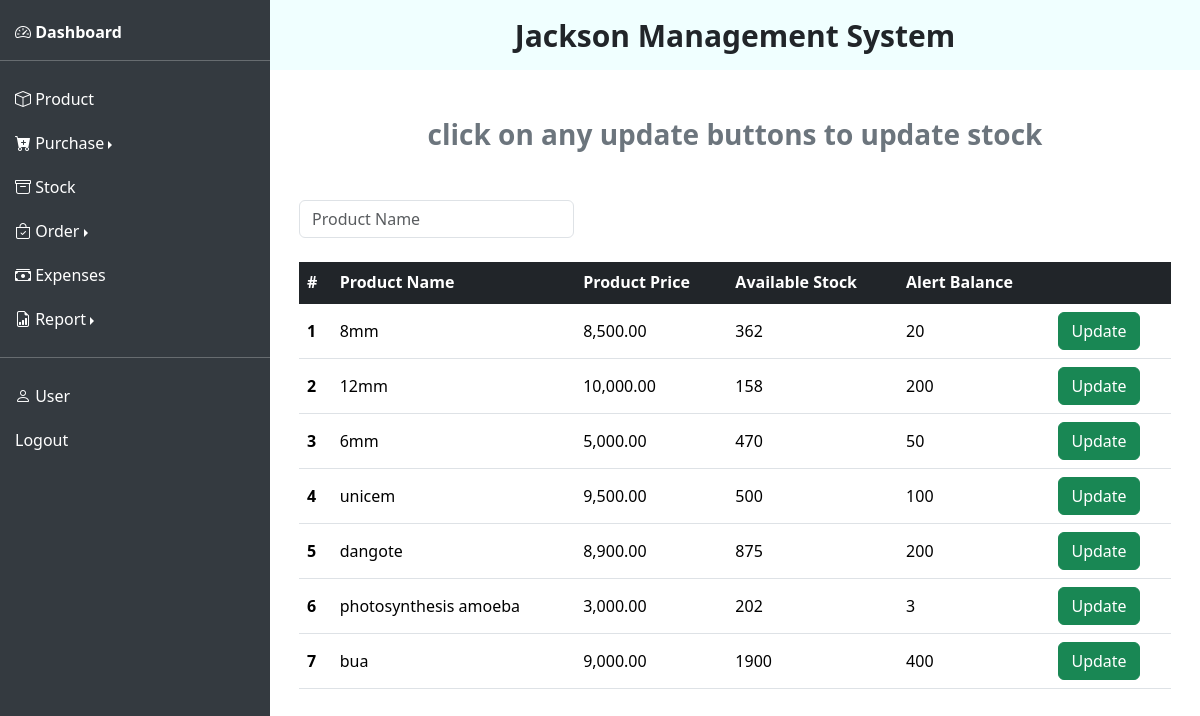
The app's page /stock with its own data.
### app/models.py (models this page shows)
class Stock(Base):
    __tablename__ = "stock"
    id: Mapped[int] = mapped_column(primary_key=True)
    product_id: Mapped[int] = mapped_column(ForeignKey("product.id"), unique=True)
    price: Mapped[float] = mapped_column(nullable=True)
    available_stock: Mapped[int]
    alert_balance: Mapped[int]
    product = relationship("Product", back_populates="stock")

class Product(Base):
    __tablename__ = "product"
    id: Mapped[int] = mapped_column(primary_key=True)
    product_name: Mapped[str] = mapped_column(unique=True, index=True)
    image_data: Mapped[bytes] = mapped_column(LargeBinary, nullable=True)
    purchases = relationship("Purchase", back_populates="product")
    stock = relationship("Stock", back_populates="product", uselist=False)
    orderitems = relationship("OrderItem", back_populates="product")

### app/router/update_stock.py (the view)
@router.get("/stock")
async def stock(request: Request, db: AsyncSession = Depends(get_db)):
    stocks = await crud_stock.get_all_stocks(db)
    return template.TemplateResponse("stock.html", {"request": request, "stocks": stocks})

### app/templates/stock.html (shortened to what this page needs)
{% extends "dashboard.html" %}
{% block content %}
    {% if stocks %}
        <div class="container-fluid position-relative">
            <div class="mb-5 text-secondary text-center"><h4 class="fw-bold fs-3">click on any update buttons to update stock</h4></div>
            <div class="row g-4">
                <div class="col-12 col-md-4">
                    <input id="productNameSearch" type="text" class="form-control" placeholder="Product Name" aria-label="Product Name">
                </div>
                <div class="col-12">
                    <div class="table-responsive">
                        <table class="table table-hover align-middle">
                            <thead class="table-dark">
                              <tr>
                                <th scope="col">#</th>
                                <th scope="col">Product Name</th>
                                <th scope="col">Product Price</th>
                                <th scope="col">Available Stock</th>
                                <th scope="col">Alert Balance</th>
                                <th scope="col"></th>
                              </tr>
                            </thead>
                            <tbody class="table-group-divider">
                              {% for stock in stocks %}
                                <tr>
                                    <th scope="row">{{ loop.index }}</th>
                                    <td>{{ stock.product.product_name }}</td>
                                    <td>{{ "{:,.2f}".format(stock.price) if stock.price is not none else 'n/a' }}</td>
                                    <td>{{ stock.available_stock }}</td>
                                    <td>{{ stock.alert_balance }}</td>
                                    <td><span selector="updateButton" class="btn btn-success" data-bs-toggle="modal" data-bs-target="#stock{{ stock.id }}">Update</span></td>
                                </tr>
                              {% endfor %}
                            </tbody>
                        </table>
                    </div>
                </div>
            </div>
        </div>
    {% else %}
        <div class="container-fluid"><h3 class="fw-bold text-center" style="color: crimson; font-family: sans-serif;">No registered Stock</h3></div>
    {% endif %}
{% endblock %}

### app/templates/dashboard.html (shortened to what this page needs)
<!DOCTYPE html>
<html lang="en">
<head>
    <link href="https://cdn.jsdelivr.net/npm/bootstrap@5.3.3/dist/css/bootstrap.min.css" rel="stylesheet">
    <link rel="stylesheet" href="https://cdn.jsdelivr.net/npm/bootstrap-icons@1.11.3/font/bootstrap-icons.min.css">
</head>
<body class="position-relative">
    <div class="topBar">
        <span class="companyName">Jackson Management System</span>
    </div>
    <div class="navigation">
        <a href="/dashboard" class="fw-bold"><i class="bi bi-speedometer2"></i> Dashboard</a>
        <hr class="text-white">
        <a href="/product" class="d-block"><i class="bi bi-box"></i> Product</a>
        <div class="btn-group dropend">
            <a class="d-block dropdown-toggle" data-bs-toggle="dropdown" aria-expanded="false"><i class="bi bi-cart-plus-fill"></i> Purchase</a>
        </div>
        <a href="/stock" class="d-block"><i class="bi bi-archive"></i> Stock</a>
        <div class="btn-group dropend">
            <a class="d-block dropdown-toggle" data-bs-toggle="dropdown" aria-expanded="false"><i class="bi bi-bag-check"></i> Order</a>
        </div>
        <a href="/expenses" class="d-block"><i class="bi bi-cash-stack"></i> Expenses</a>
        <div class="btn-group dropend">
            <a class="d-block dropdown-toggle" data-bs-toggle="dropdown" aria-expanded="false"><i class="bi bi-file-earmark-bar-graph"> </i>Report</a>
        </div>
        <hr class="text-white">
        <a href="/user" class="d-block"><i class="bi bi-person"></i> User</a>
        <a href="/logout" class="d-block">Logout</a>
    </div>
    <div class="content mt-5">
        <div class="container-fluid">
            {% block content %}{% endblock %}
        </div>
    </div>
</body>
</html>

### app/templates/dashboard.html (style rules this page uses)
.navigation { position: fixed; top: 0; left: 0; height: 100dvh; width: 270px; background-color: #343a40; padding-top: 20px; overflow-y: auto; z-index: 1000; transition: left 0.3s ease-in-out; }
.navigation a { text-decoration: none; color: white; padding: 10px 15px; cursor: pointer; }
.content { margin-top: 10px; margin-right: 5px; margin-left: 275px; }
.topBar { height: 70px; background-color: azure; position: sticky; top: 0; left: 0; display: flex; justify-content: center; align-items: center; margin-left: 270px; z-index: 1000; }
.companyName { font-size: 30px; font-weight: bold; }

### records on screen
Stock: product.product_name "8mm", price "8,500.00", available_stock "362", alert_balance "20"
Stock: product.product_name "12mm", price "10,000.00", available_stock "158", alert_balance "200"
Stock: product.product_name "6mm", price "5,000.00", available_stock "470", alert_balance "50"
Stock: product.product_name "unicem", price "9,500.00", available_stock "500", alert_balance "100"
Stock: product.product_name "dangote", price "8,900.00", available_stock "875", alert_balance "200"
Stock: product.product_name "photosynthesis amoeba", price "3,000.00", available_stock "202", alert_balance "3"
Stock: product.product_name "bua", price "9,000.00", available_stock "1900", alert_balance "400"
